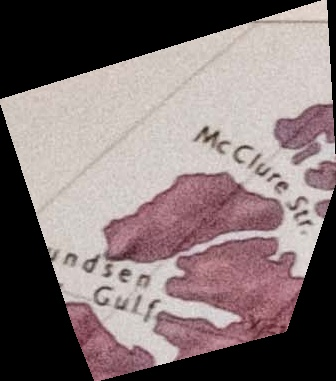
#> input picture RestAPI/cropped.jpg, 336 x 381 px
$ python maketiles.py
#> lines starting #> are read from the running program, lines starting #| are printed output that depends on the picture; after the words box and inside, x2 and y2 are one past the last pixel; in counts of white or black regions, pixels touching at a corner belong together
import numpy as np
import cv2
from PIL import Image, ImageDraw, ImageFilter

if __name__ == '__main__':
    im =  cv2.imread('cropped.jpg')
#> im is the input picture: shape (381, 336, 3); mean B, G, R 114.6, 114.3, 128.7
    imgheight=im.shape[0]
#> imgheight = 381
    imgwidth=im.shape[1]
#> imgwidth = 336
    #print(imgheight)
    #print(imgwidth)
    y1 = 0
    M = 100
    N = 100
    fname = ''
    for y in range(0,imgheight,M):
        for x in range(0, imgwidth, N):
            y1 = y + M
#> y1 = 100
            x1 = x + N
#> x1 = 100
            tiles = im[y:y+M,x:x+N]
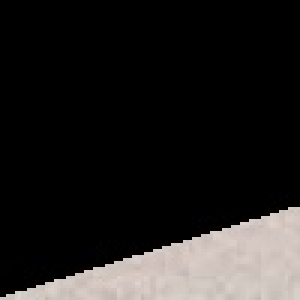
#> tiles: shape (100, 100, 3) (shown 3 times larger); mean B, G, R 31.2, 32.2, 34.1
            if tiles.shape[0] < 100 or  tiles.shape[1]<100:
                continue
            cv2.rectangle(im, (x, y), (x1, y1), (0, 255, 0))
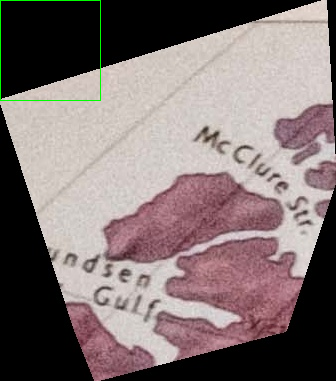
#> im: shape (381, 336, 3); 0.31% of pixels changed, all inside (x1, y1, x2, y2) = (0, 0, 101, 101)
            if not cv2.imwrite("Tile"+str(x) + '_' + str(y)+".png",tiles):
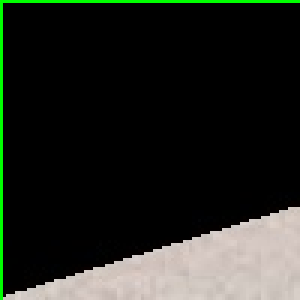
#> saved as Tile0_0.png: shape (100, 100, 3) (shown 3 times larger); mean B, G, R 31.2, 37.2, 34
                raise Exception("Could not write image")
            im2 = Image.open('MasterT.png')
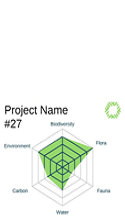
#> input picture RestAPI/MasterT.png, 125 x 220 px
#> im2 is the input picture: PIL image 125x220 RGBA; mean R, G, B, A 243.3, 247.2, 242.3, 255
            fname = "Tile"+str(x) + '_' + str(y)+".png"
#> fname = 'Tile0_0.png'
            #print(fname)
            im3 = Image.open(fname)
            im2.paste(im3)
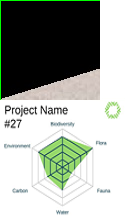
#> im2: PIL image 125x220 RGBA; mean R, G, B, A 163, 168, 160.9, 255
            im2.save(fname, quality=95)
            #im3.save('newimage.png')
